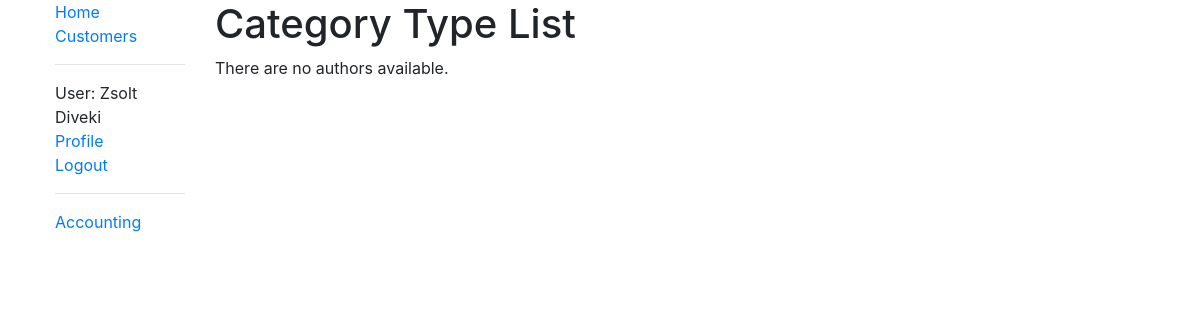
The page /accounting/categorytype/list/ (signed in) on the database as committed earlier.
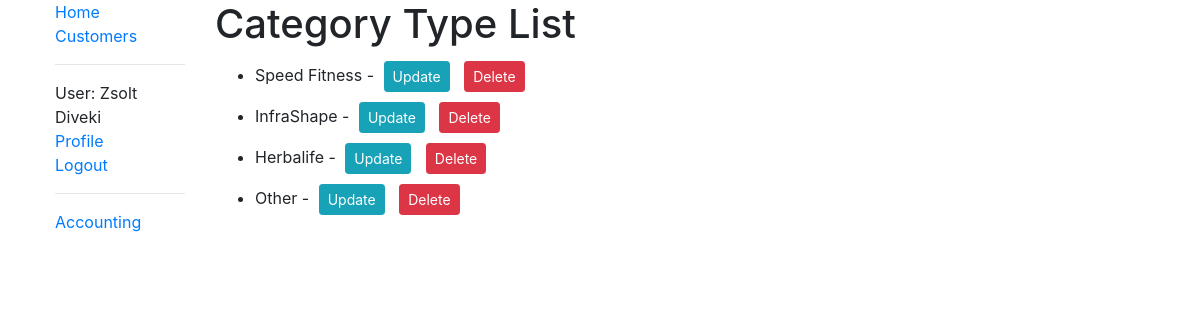
The same page on the database as committed later.
### accounting/models.py (models this page shows)
class CategoryType(models.Model):
    name = models.CharField(max_length=200, help_text='Enter a category type', blank=False)
    class Meta:
        permissions = (('can_see_all_financials', 'Show all financials'), ('can_see_own_financials', 'Show own financials'))
    def __str__(self):
        return f'{self.name}'

### accounting/views.py (the view)
# urls.py: path('categorytype/list/', views.CategoryTypeListView.as_view(), name='categorytype_list'),
class CategoryTypeListView(LoginRequiredMixin, PermissionRequiredMixin, generic.ListView):
    model = CategoryType
    permission_required = 'accounting.can_see_all_financials'
    paginate_by = 10

### customers/models.py (called while the page is built)
    def get_absolute_url(self):
        return reverse('customers:person-detail', args=[str(self.slug)])

### accounting/templates/accounting/categorytype_list.html
{% extends "base_generic.html" %}
{% load crispy_forms_tags %}
{% block content %}
<h1>Category Type List</h1>
{% if categorytype_list %}
  <ul>
  {% for categorytype in categorytype_list %}
    <li>
      {{ categorytype }} -
      <a type="button" style="margin:5px" class="btn btn-info btn-sm" href="{% url 'accounting:categorytype_update' categorytype.id %}">Update</a>
      <a type="button" style="margin:5px" class="btn btn-danger btn-sm" href="{% url 'accounting:categorytype_delete' categorytype.id %}">Delete</a>
    </li>
  {% endfor %}
 </ul>
{% else %}
  <p>There are no authors available.</p>
{% endif %}
{% endblock %}

Rows that differ between the two databases and show on the page:
added CategoryType: name "Speed Fitness"
added CategoryType: name "InfraShape"
added CategoryType: name "Herbalife"
added CategoryType: name "Other"
Other text that changed with them:
text no longer shown: "There are no authors available."
